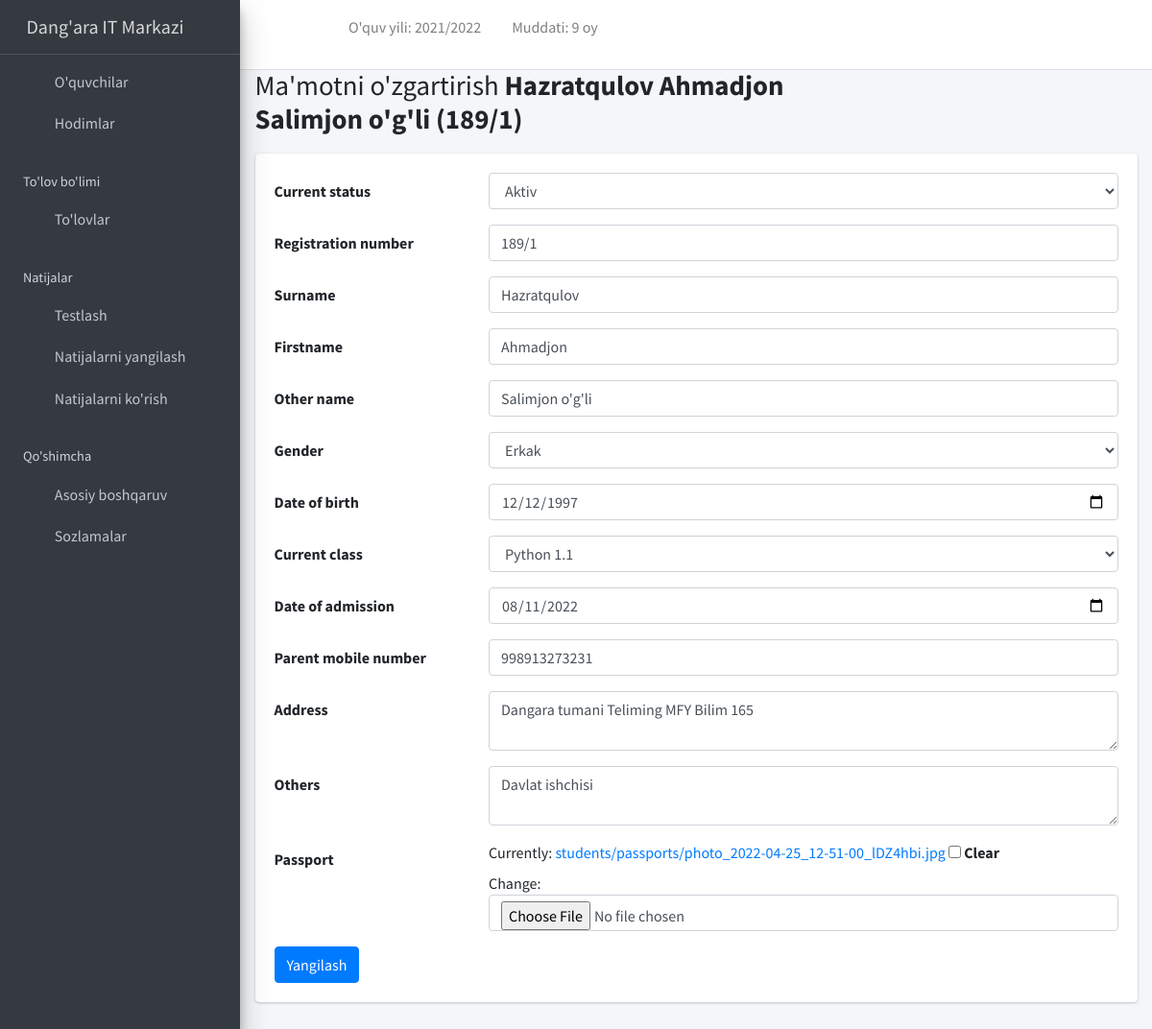
The app's page /student/18/update/ (signed in) with its own data.
### apps/corecode/models.py (models this page shows, shortened)
class AcademicSession(models.Model):
    name = models.CharField(max_length=200, unique=True)
    current = models.BooleanField(default=True)
    class Meta:
        ordering = ["-name"]

class AcademicTerm(models.Model):
    name = models.CharField(max_length=20, unique=True)
    current = models.BooleanField(default=True)
    class Meta:
        ordering = ["name"]

### apps/students/models.py (models this page shows, shortened)
class Student(models.Model):
    STATUS_CHOICES = [("active", "Aktiv"), ("inactive", "Ketgan")]
    GENDER_CHOICES = [("male", "Erkak"), ("female", "Ayol")]
    current_status = models.CharField(
        max_length=10, choices=STATUS_CHOICES, default="active"
    )
    registration_number = models.CharField(max_length=200, unique=True)
    surname = models.CharField(max_length=200)
    firstname = models.CharField(max_length=200)
    other_name = models.CharField(max_length=200, blank=True)
    gender = models.CharField(max_length=10, choices=GENDER_CHOICES, default="male")
    date_of_birth = models.DateField(default=timezone.now)
    current_class = models.ForeignKey(
        StudentClass, on_delete=models.SET_NULL, blank=True, null=True
    )
    date_of_admission = models.DateField(default=timezone.now)
    mobile_num_regex = RegexValidator(
        regex="^[0-9]{9,13}$", message="Iltimos e'tibotli bo'ling!"
    )
    parent_mobile_number = models.CharField(
        validators=[mobile_num_regex], max_length=13, blank=True
    )
    address = models.TextField(blank=True)
    others = models.TextField(blank=True)
    passport = models.ImageField(blank=True, upload_to="students/passports/")
    class Meta:
        ordering = ["surname", "firstname", "other_name"]
    def __str__(self):
        return f"{self.surname} {self.firstname} {self.other_name} ({self.registration_number})"

### apps/students/views.py (the view)
# urls.py: path("<int:pk>/update/", StudentUpdateView.as_view(), name="student-update"),
class StudentUpdateView(LoginRequiredMixin, SuccessMessageMixin, UpdateView):
    model = Student
    fields = "__all__"
    success_message = "Ma'lumot yangilandi"
    def get_form(self):
        form = super(StudentUpdateView, self).get_form()
        form.fields["date_of_birth"].widget = widgets.DateInput(attrs={"type": "date"})
        form.fields["date_of_admission"].widget = widgets.DateInput(
            attrs={"type": "date"}
        )
        form.fields["address"].widget = widgets.Textarea(attrs={"rows": 2})
        form.fields["others"].widget = widgets.Textarea(attrs={"rows": 2})
        return form

### apps/corecode/context_processors.py (called while the page is built)
def site_defaults(request):
    current_session = AcademicSession.objects.get(current=True)
    current_term = AcademicTerm.objects.get(current=True)
    vals = SiteConfig.objects.all()
    contexts = {
        "current_session": current_session.name,
        "current_term": current_term.name,
    }
    for val in vals:
        contexts[val.key] = val.value
    return contexts

### apps/corecode/models.py (called while the page is built)
    def __str__(self):
        return self.name

### apps/students/templates/students/student_form.html (shortened to what this page needs)
{% extends 'base.html' %}
{% block title %}
  {% if object %}
    Ma'motni o'zgartirish <b>{{ object }}</b>
  {% else %}
    O'quvchi qo'shish
  {% endif %}
{% endblock title %}
{% block content %}
<form action="" method="POST" enctype="multipart/form-data">
  {% include 'corecode/form_snippet.html' %}
  {% if object %}
    <input type="submit" class="btn btn-primary" value="Yangilash">
  {% else %}
    <input type="submit" class="btn btn-primary" value="Qo'shish">
  {% endif %}
</form>
{% endblock content %}

### templates/base.html (shortened to what this page needs)
{% load static %}
<!DOCTYPE html>
<html lang="en">
<head>
  <link rel="stylesheet" href="{% static 'plugins/fontawesome-free/css/all.min.css' %}">
  <link rel="stylesheet" href="{% static 'plugins/toastr/toastr.min.css' %}">
  <link rel="stylesheet"
    href="{% static 'plugins/overlayScrollbars/css/OverlayScrollbars.min.css' %}">
  <link rel="stylesheet" href="{% static 'plugins/Datatables/datatables.min.css' %}" />
  <link rel="stylesheet" href="{% static 'dist/css/adminlte.min.css' %}">
</head>
<body
  class="hold-transition sidebar-mini layout-fixed layout-navbar-fixed layout-footer-fixed">
  <div class="wrapper">
    <nav class="main-header navbar navbar-expand navbar-white navbar-light">
      <ul class="navbar-nav">
        <li class="nav-item">
          <a class="nav-link" data-widget="pushmenu" href="#" role="button"><i
              class="fas fa-bars"></i></a>
        </li>
        <li class="nav-item d-none d-sm-inline-block">
          <a href="{% url 'home' %} " class="nav-link"><i class="fa fa-home"></i></a>
        </li>
        <li class="nav-item d-none d-sm-inline-block">
          <p class="nav-link">O'quv yili: {{ current_session }}</p>
        </li>
        <li class="nav-item d-none d-sm-inline-block">
          <p class="nav-link">Muddati: {{ current_term }}</p>
        </li>
      </ul>
      <ul class="navbar-nav ml-auto">
        <li class="nav-item dropdown">
          <a class="nav-link" data-toggle="dropdown" href="#">
            <i class="far fa-user"></i>
          </a>
        </li>
        <li class="nav-item">
          <a class="nav-link" data-widget="control-sidebar" data-slide="true"
            href="#" role="button"><i class="fas fa-th-large"></i></a>
        </li>
      </ul>
    </nav>
    <aside class="main-sidebar sidebar-dark-primary elevation-4">
      <a href="{% url 'home' %}" class="brand-link"><i class="nav-icon fas fa-graduation-cap"></i> Dang'ara IT Markazi</a>
      <div class="sidebar">
        <nav class="mt-2">
          <ul class="nav nav-pills nav-sidebar flex-column"
            data-widget="treeview" role="menu" data-accordion="false">
            <li class="nav-item">
              <a href="{% url 'student-list' %}" class="nav-link">
                <i class="nav-icon fas fa-graduation-cap"></i>
                <p>
                  O'quvchilar
                </p>
              </a>
            </li>
            <li class="nav-item">
              <a href="{% url 'staff-list' %}" class="nav-link">
                <i class="nav-icon fas fa-users"></i>
                <p>
                  Hodimlar
                </p>
              </a>
            </li>
            <li class="nav-header">To'lov bo'limi</li>
            <li class="nav-item">
              <a href="{% url 'invoice-list' %}" class="nav-link">
                <i class="nav-icon fas fa-money-bill-alt"></i>
                <p>
                  To'lovlar
                </p>
              </a>
            </li>
            <li class="nav-header">Natijalar</li>
            <li class="nav-item">
              <a href="{% url 'create-result' %}" class="nav-link">
                <i class="nav-icon fas fa-plus"></i>
                <p>
                  Testlash
                </p>
              </a>
            </li>
            <li class="nav-item">
              <a href="{% url 'edit-results' %}" class="nav-link">
                <i class="nav-icon fas fa-pen"></i>
                <p>
                  Natijalarni yangilash
                </p>
              </a>
            </li>
            <li class="nav-item">
              <a href="{% url 'view-results' %}" class="nav-link">
                <i class="nav-icon fas fa-address-card"></i>
                <p>
                  Natijalarni ko'rish
                </p>
              </a>
            </li>
            <li class="nav-header">Qo'shimcha</li>
            <li class="nav-item has-treeview">
              <a href="#" class="nav-link">
                <i class="nav-icon fas fa-copy"></i>
                <p>
                  Asosiy boshqaruv
                  <i class="fas fa-angle-left right"></i>
                </p>
              </a>
            </li>
            <li class="nav-item">
              <a href="{% url 'configs' %}" class="nav-link">
                <i class="nav-icon fas fa-cog"></i>
                <p>
                  Sozlamalar
                </p>
              </a>
            </li>
          </ul>
        </nav>
      </div>
    </aside>
    <div class="content-wrapper">
      <section class="content-header">
        <div class="container-fluid">
          <div class="row mb-1">
            <div class="col-sm-8">
              <h1>{% block title %}{% endblock title %}</h1>
            </div>
            <div class="col-sm-4">
            </div>
          </div>
        </div>
      </section>
      <section class="content">
        <div class="container-fluid">
          <div class="row">
            <div class="col-md-12">
              {% block fullcard %}
              <div class="card">
                <div class="card-body">
                  <div class="row">
                    <div class="col">
                      {% block content %}
                      {% endblock content %}
                    </div>
                  </div>
                </div>
              </div>
              {% endblock fullcard %}
            </div>
          </div>
        </div>
      </section>
    </div>
  </div>
</body>
</html>

### apps/corecode/templates/corecode/form_snippet.html (shortened to what this page needs)
{% load widget_tweaks %}
{% for field in form %}
<div class="form-group row">
  <label class="col-sm-3 col-form-label" for="{{ field.auto_id }}">
    {{ field.label }}
  </label>
  <div class="col-sm-9">
    {{ field | add_class:"form-control"}}
  </div>
</div>
{% endfor %}

### records on screen
AcademicSession: name "2021/2022"
AcademicTerm: name "9 oy"
Student: surname+firstname+other_name "Hazratqulov Ahmadjon Salimjon o'g'li (189/1)", current_status "Aktiv" "189/1" "Hazratqulov" "Ahmadjon" "Salimjon o'g'li" "Erkak" "12/12/1997" "Python 1.1" "08/11/2022" "998913273231" "Dangara tumani Teliming MFY Bilim 165" "Davlat ishchisi"

### other values on screen
{{ field.label }} "Current status" "Registration number" "Surname" "Firstname" "Other name" "Gender" "Date of birth" "Current class" "Date of admission" "Parent mobile number" "Address" "Others" "Passport"
